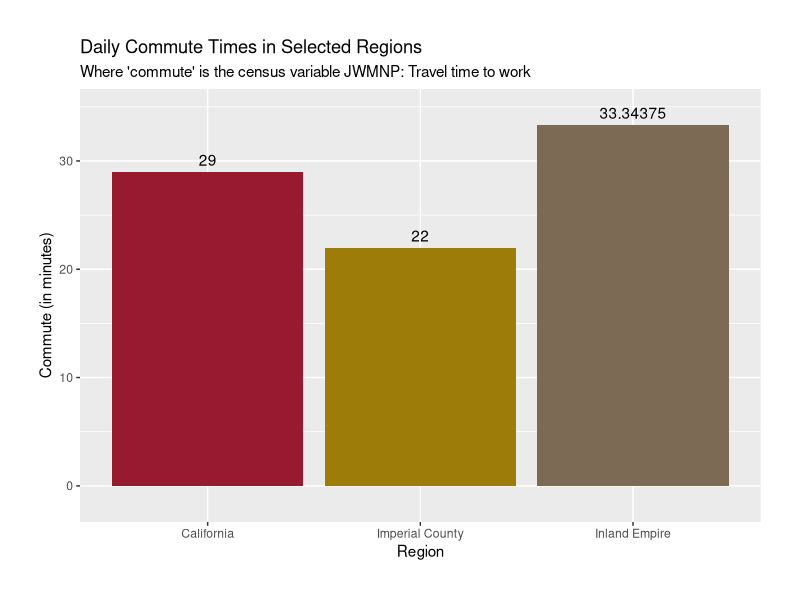

Reproduce this figure in R.
# We need this library to make our graphs
library(ggplot2)

# Import census CSV
# We skip 45 rows as they do not contain the information we want
# We set header to false to avoid headers being assigned accidentally
censusFile <- read.csv("censusJWMNP.csv", skip = 45, header = FALSE)

# We give the columns more descriptive titles, as JWMNP isn't very intuitive 
colnames(censusFile) <- c("Geography", "Commute")

# Next, we find the values for the new df

# Since SB and RS were divided into many different cities, we are using the average
ieCommute <- mean(censusFile$Commute[grepl("Riverside|San Bernardino", censusFile$Geography)])

impCommute <- censusFile$Commute[grepl("Imperial", censusFile$Geography)]

# Since all the entries contain California, we use ^ to match the beginning of 
# the string and $ to match the end of the string, so it searches for the entry
# simply titled California
calCommute <- censusFile$Commute[grepl("^California$", censusFile$Geography)]

# Create the new dataframe

commuteTimes <- data.frame(
  Region = c("California", "Imperial County", "Inland Empire"),
  Commute = c(calCommute, impCommute, ieCommute)
)

# Barplot

# Creates the plot and assigns the data
commutePlot <- ggplot(data=commuteTimes, mapping=aes(x=Region, y=Commute, fill=Region)) + 
  # Assigns it as a bar graph
  geom_bar(stat = "identity") +
  # Assigns labels 
  labs(y = "Commute (in minutes)", 
       title = "Daily Commute Times in Selected Regions", 
       subtitle= "Where 'commute' is the census variable JWMNP: Travel time to work") +
  # Assigns colors
  scale_fill_manual(values = c(rgb(152, 26, 49, maxColorValue = 255), 
                               rgb(158, 124, 10, maxColorValue = 255), 
                               rgb(124, 106, 85, maxColorValue = 255))) +
  # Displays the bar totals
  geom_text(aes(label = Commute, vjust = -0.5)) +
  # Remove legend as it would be redundant and adds padding around the whitespace
  theme(legend.position = "none",
        plot.margin = unit(c(1,1,1, 1), "cm")) +
  # Adds padding around the greyspace vertically
  scale_y_continuous(expand = expansion(mult = c(.1, .1))) +
  # Assigns column width
  geom_col(width = .5)

# Creates image file
ggsave("loweCommute.png", plot = commutePlot)
